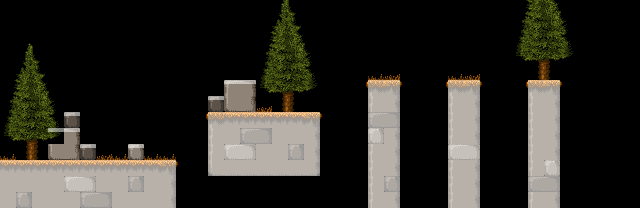

The image is a tile-based game level rendered from a .tmx file. Its description and complete source (layers, tilesets, objects, tile grids) follow:
An orthogonal 40x13 tile map with 16x16 px tiles, 5 tile layers (Back, Ground, Grass, Front, ...), 2 tilesets.

<map version="1.10" tiledversion="1.11.2" orientation="orthogonal" renderorder="right-down" width="40" height="13" tilewidth="16" tileheight="16" infinite="0" nextlayerid="7" nextobjectid="3">
 <tileset firstgid="1" name="Tileset 1" tilewidth="16" tileheight="16" tilecount="240" columns="20">
  <image source="TILESET.PNG" trans="000000" width="320" height="192" />
 </tileset>
 <tileset firstgid="241" name="Blocks" tilewidth="16" tileheight="16" tilecount="8" columns="4">
  <image source="BLOCKS.PNG" trans="000000" width="64" height="32" />
 </tileset>
 <layer id="1" name="Back" width="40" height="13">
  <data encoding="csv">
0,0,0,0,0,0,0,0,0,0,0,0,0,0,0,0,0,0,0,0,0,0,0,0,0,0,0,0,0,0,0,0,76,77,78,79,0,0,0,0,
0,0,0,0,0,0,0,0,0,0,0,0,0,0,0,0,0,0,0,0,0,0,0,0,0,0,0,0,0,0,0,0,96,97,98,99,0,0,0,0,
0,0,0,0,0,0,0,0,0,0,0,0,0,0,0,0,0,0,0,0,0,0,0,0,0,0,0,0,0,0,0,0,116,117,118,119,0,0,0,0,
0,0,0,0,0,0,0,0,0,0,0,0,0,0,0,0,0,0,0,0,0,0,0,0,0,0,0,0,0,0,0,0,136,137,138,139,0,0,0,0,
0,0,0,0,0,0,0,0,0,0,0,0,0,0,0,0,0,0,0,0,0,0,0,0,0,0,0,0,0,0,0,0,156,157,158,159,0,0,0,0,
0,0,0,0,0,0,0,0,0,0,0,0,0,0,53,54,0,0,0,0,0,0,0,0,0,0,0,0,0,0,0,0,0,0,0,0,0,0,0,0,
0,0,0,0,0,0,0,0,0,0,0,0,0,95,73,74,0,0,0,0,0,0,0,0,0,0,0,0,0,0,0,0,0,0,0,0,0,0,0,0,
0,0,0,0,95,0,0,0,0,0,0,0,0,0,0,0,0,0,0,0,0,0,0,0,0,0,0,0,0,0,0,0,0,0,0,0,0,0,0,0,
0,0,0,53,54,0,0,0,0,0,0,0,0,0,0,0,0,0,0,0,0,0,0,0,0,0,0,0,0,0,0,0,0,0,0,0,0,0,0,0,
0,0,0,73,74,95,0,0,35,0,0,0,0,0,0,0,0,0,0,0,0,0,0,0,0,0,0,0,0,0,0,0,0,0,0,0,0,0,0,0,
0,0,0,0,0,0,0,0,0,0,0,0,0,0,0,0,0,0,0,0,0,0,0,0,0,0,0,0,0,0,0,0,0,0,0,0,0,0,0,0,
0,0,0,0,0,0,0,0,0,0,0,0,0,0,0,0,0,0,0,0,0,0,0,0,0,0,0,0,0,0,0,0,0,0,0,0,0,0,0,0,
0,0,0,0,0,0,0,0,0,0,0,0,0,0,0,0,0,0,0,0,0,0,0,0,0,0,0,0,0,0,0,0,0,0,0,0,0,0,0,0
</data>
 </layer>
 <layer id="2" name="Ground" width="40" height="13">
  <data encoding="csv">
0,0,0,0,0,0,0,0,0,0,0,0,0,0,0,0,0,0,0,0,0,0,0,0,0,0,0,0,0,0,0,0,0,0,0,0,0,0,0,0,
0,0,0,0,0,0,0,0,0,0,0,0,0,0,0,0,0,0,0,0,0,0,0,0,0,0,0,0,0,0,0,0,0,0,0,0,0,0,0,0,
0,0,0,0,0,0,0,0,0,0,0,0,0,0,0,0,0,0,0,0,0,0,0,0,0,0,0,0,0,0,0,0,0,0,0,0,0,0,0,0,
0,0,0,0,0,0,0,0,0,0,0,0,0,0,0,0,0,0,0,0,0,0,0,0,0,0,0,0,0,0,0,0,0,0,0,0,0,0,0,0,
0,0,0,0,0,0,0,0,0,0,0,0,0,0,0,0,0,0,0,0,0,0,0,0,0,0,0,0,0,0,0,0,0,0,0,0,0,0,0,0,
0,0,0,0,0,0,0,0,0,0,0,0,0,0,0,0,0,0,0,0,0,0,0,22,24,0,0,0,22,24,0,0,0,22,24,0,0,0,0,0,
0,0,0,0,0,0,0,0,0,0,0,0,0,0,0,0,0,0,0,0,0,0,0,42,44,0,0,0,42,44,0,0,0,42,44,0,0,0,0,0,
0,0,0,0,0,0,0,0,0,0,0,0,21,22,23,23,23,23,23,24,32,0,0,42,44,0,0,0,42,44,0,0,0,42,44,0,0,0,0,0,
0,0,0,0,0,0,0,0,0,0,0,0,0,42,43,43,43,43,43,44,0,0,0,42,44,0,0,0,42,44,0,0,0,42,44,0,0,0,0,0,
0,0,0,0,0,0,0,0,0,0,0,0,0,42,43,43,43,43,43,44,0,0,0,42,44,0,0,0,42,44,0,0,0,42,44,0,0,0,0,0,
23,23,23,23,23,23,23,23,23,23,24,0,0,62,63,63,63,63,63,64,0,0,0,42,44,0,0,0,42,44,0,0,0,42,44,0,0,0,0,0,
43,43,43,43,43,43,43,43,43,43,44,0,0,0,0,0,0,0,0,0,0,0,0,42,44,0,0,0,42,44,0,0,0,42,44,0,0,0,0,0,
43,43,43,43,43,43,43,43,43,43,44,0,0,0,0,0,0,0,0,0,0,0,0,42,44,0,0,0,42,44,0,0,0,42,44,0,0,0,0,0
</data>
 </layer>
 <layer id="3" name="Grass" width="40" height="13">
  <data encoding="csv">
0,0,0,0,0,0,0,0,0,0,0,0,0,0,0,0,0,0,0,0,0,0,0,0,0,0,0,0,0,0,0,0,0,0,0,0,0,0,0,0,
0,0,0,0,0,0,0,0,0,0,0,0,0,0,0,0,0,0,0,0,0,0,0,0,0,0,0,0,0,0,0,0,0,0,0,0,0,0,0,0,
0,0,0,0,0,0,0,0,0,0,0,0,0,0,0,0,0,0,0,0,0,0,0,0,0,0,0,0,0,0,0,0,0,0,0,0,0,0,0,0,
0,0,0,0,0,0,0,0,0,0,0,0,0,0,0,0,0,0,0,0,0,0,0,0,0,0,0,0,0,0,0,0,0,0,0,0,0,0,0,0,
0,0,0,0,0,0,0,0,0,0,0,0,0,0,0,0,0,0,0,0,0,0,0,3,2,0,0,0,3,2,0,0,0,0,0,0,0,0,0,0,
0,0,0,0,0,0,0,0,0,0,0,0,0,0,0,0,0,0,0,0,0,0,21,0,0,32,0,21,0,0,32,0,21,0,0,32,0,0,0,0,
0,0,0,0,0,0,0,0,0,0,0,0,0,0,0,0,2,0,0,3,0,0,0,0,0,0,0,0,0,0,0,0,0,0,0,0,0,0,0,0,
0,0,0,0,0,0,0,0,0,0,0,0,0,0,0,0,0,0,0,0,0,0,0,0,0,0,0,0,0,0,0,0,0,0,0,0,0,0,0,0,
0,0,0,0,0,0,0,0,0,0,0,0,0,0,0,0,0,0,0,0,0,0,0,0,0,0,0,0,0,0,0,0,0,0,0,0,0,0,0,0,
3,0,0,0,0,0,2,3,0,3,3,0,0,0,0,0,0,0,0,0,0,0,0,0,0,0,0,0,0,0,0,0,0,0,0,0,0,0,0,0,
0,0,0,0,0,0,0,0,0,0,0,32,0,0,0,0,0,0,0,0,0,0,0,0,0,0,0,0,0,0,0,0,0,0,0,0,0,0,0,0,
0,0,0,0,0,0,0,0,0,0,0,0,0,0,0,0,0,0,0,0,0,0,0,0,0,0,0,0,0,0,0,0,0,0,0,0,0,0,0,0,
0,0,0,0,0,0,0,0,0,0,0,0,0,0,0,0,0,0,0,0,0,0,0,0,0,0,0,0,0,0,0,0,0,0,0,0,0,0,0,0
</data>
 </layer>
 <objectgroup id="5" name="Objects" />
 <layer id="4" name="Front" width="40" height="13">
  <data encoding="csv">
0,0,0,0,0,0,0,0,0,0,0,0,0,0,0,0,0,37,38,0,0,0,0,0,0,0,0,0,0,0,0,0,0,0,0,0,0,0,0,0,
0,0,0,0,0,0,0,0,0,0,0,0,0,0,0,0,0,57,58,0,0,0,0,0,0,0,0,0,0,0,0,0,0,0,0,0,0,0,0,0,
0,17,18,0,0,0,0,0,0,0,0,0,0,0,0,0,76,77,78,79,0,0,0,0,0,0,0,0,0,0,0,0,0,0,0,0,0,0,0,0,
0,37,38,0,0,0,0,0,0,0,0,0,0,0,0,0,96,97,98,99,0,0,0,0,0,0,0,0,0,0,0,0,0,0,0,0,0,0,0,0,
0,57,58,0,0,0,0,0,0,0,0,0,0,0,0,0,116,117,118,119,0,0,0,0,0,0,0,0,0,0,0,0,0,0,0,0,0,0,0,0,
76,77,78,79,0,0,0,0,0,0,0,0,0,0,0,0,136,137,138,139,0,0,0,0,0,0,0,0,0,0,0,0,0,0,0,0,0,0,0,0,
96,97,98,99,0,0,0,0,0,0,0,0,0,0,0,0,0,157,158,159,0,0,0,0,0,0,0,0,0,0,0,0,0,0,0,0,0,0,0,0,
116,117,118,119,0,0,0,0,0,0,0,0,0,0,0,0,0,0,0,0,0,0,0,93,94,0,0,0,0,0,0,0,0,0,0,0,0,0,0,0,
136,137,138,139,0,0,0,0,0,0,0,0,0,0,0,93,94,0,0,0,0,0,0,35,0,0,0,0,0,0,0,0,0,0,0,0,0,0,0,0,
0,157,158,0,0,0,0,0,0,0,0,0,0,0,33,34,0,0,95,0,0,0,0,0,0,0,0,0,33,34,0,0,0,0,0,0,0,0,0,0,
0,0,0,0,0,0,0,0,0,0,0,0,0,0,0,0,0,0,0,0,0,0,0,0,0,0,0,0,0,0,0,0,0,0,35,0,0,0,0,0,
0,0,0,0,33,34,0,0,95,0,0,0,0,0,0,0,0,0,0,0,0,0,0,0,95,0,0,0,0,0,0,0,0,93,94,0,0,0,0,0,
0,95,0,0,0,93,94,0,0,0,0,0,0,0,0,0,0,0,0,0,0,0,0,0,0,0,0,0,0,0,0,0,0,0,0,0,0,0,0,0
</data>
 </layer>
 <layer id="6" name="Blocks" width="40" height="13">
  <properties>
   <property name="blocks" value="" />
  </properties>
  <data encoding="csv">
0,0,0,0,0,0,0,0,0,0,0,0,0,0,0,0,0,0,0,0,0,0,0,0,0,0,0,0,0,0,0,0,0,0,0,0,0,0,0,0,
0,0,0,0,0,0,0,0,0,0,0,0,0,0,0,0,0,0,0,0,0,0,0,0,0,0,0,0,0,0,0,0,0,0,0,0,0,0,0,0,
0,0,0,0,0,0,0,0,0,0,0,0,0,0,0,0,0,0,0,0,0,0,0,0,0,0,0,0,0,0,0,0,0,0,0,0,0,0,0,0,
0,0,0,0,0,0,0,0,0,0,0,0,0,0,0,0,0,0,0,0,0,0,0,0,0,0,0,0,0,0,0,0,0,0,0,0,0,0,0,0,
0,0,0,0,0,0,0,0,0,0,0,0,0,0,0,0,0,0,0,0,0,0,0,0,0,0,0,0,0,0,0,0,0,0,0,0,0,0,0,0,
0,0,0,0,0,0,0,0,0,0,0,0,0,0,242,242,0,0,0,0,0,0,0,241,241,0,0,0,241,241,0,0,0,241,241,0,0,0,0,0,
0,0,0,0,0,0,0,0,0,0,0,0,0,242,0,0,0,0,0,0,0,0,0,241,241,0,0,0,241,241,0,0,0,241,241,0,0,0,0,0,
0,0,0,0,242,0,0,0,0,0,0,0,0,241,241,241,241,241,241,241,0,0,0,241,241,0,0,0,241,241,0,0,0,241,241,0,0,0,0,0,
0,0,0,242,242,0,0,0,0,0,0,0,0,241,241,241,241,241,241,241,0,0,0,241,241,0,0,0,241,241,0,0,0,241,241,0,0,0,0,0,
0,0,0,0,0,242,0,0,242,0,0,0,0,241,241,241,241,241,241,241,0,0,0,241,241,0,0,0,241,241,0,0,0,241,241,0,0,0,0,0,
241,241,241,241,241,241,241,241,241,241,241,0,0,241,241,241,241,241,241,241,0,0,0,241,241,0,0,0,241,241,0,0,0,241,241,0,0,0,0,0,
241,241,241,241,241,241,241,241,241,241,241,0,0,0,0,0,0,0,0,0,0,0,0,241,241,0,0,0,241,241,0,0,0,241,241,0,0,0,0,0,
241,241,241,241,241,241,241,241,241,241,241,0,0,0,0,0,0,0,0,0,0,0,0,241,241,0,0,0,241,241,0,0,0,241,241,0,0,0,0,0
</data>
 </layer>
</map>